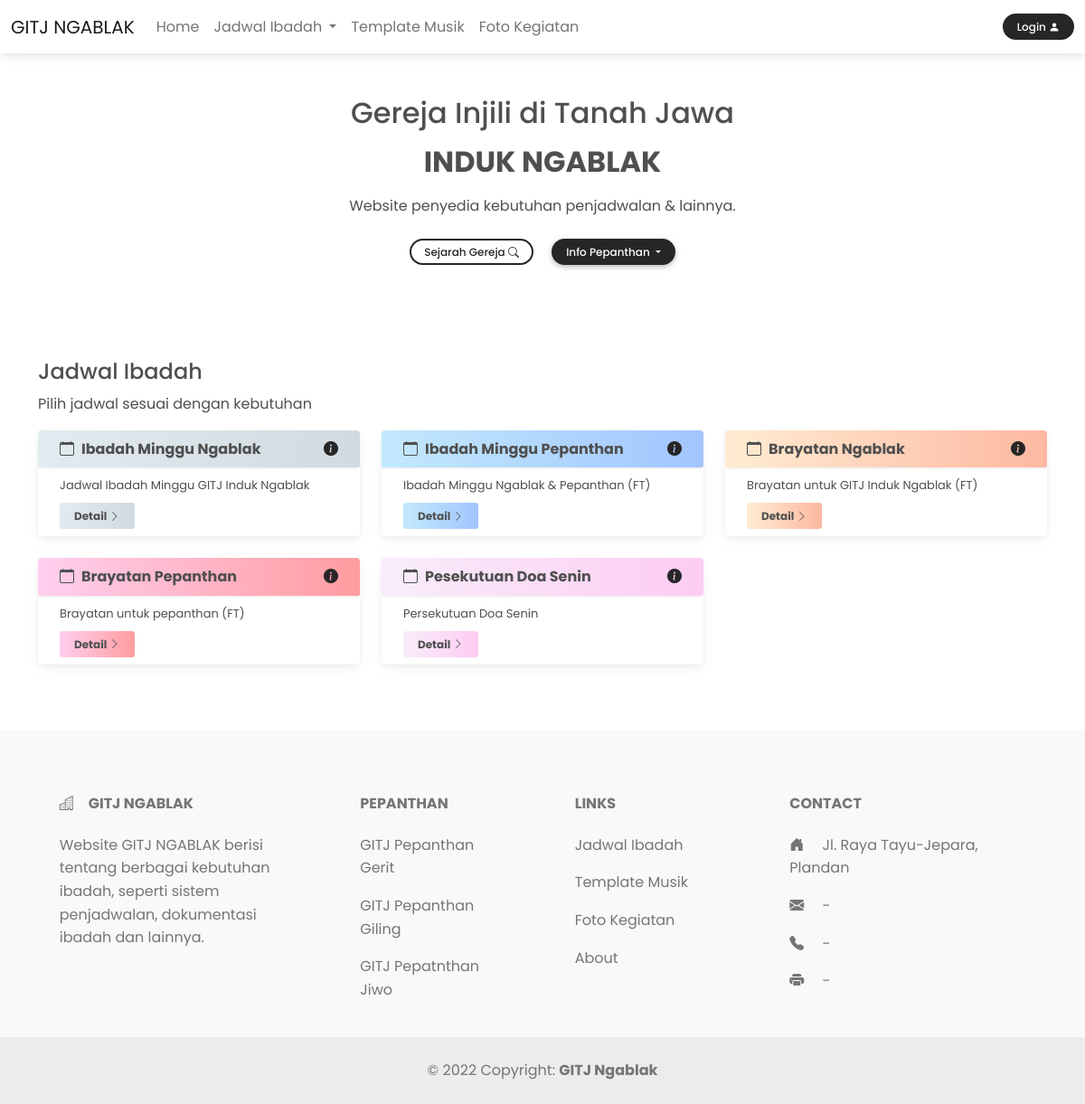
The page / on the database its author committed.
### tables this page shows
CREATE TABLE `ibadah` (
  `id` int(11) NOT NULL,
  `nama_ibd` varchar(40) NOT NULL,
  `deskripsi` varchar(100) NOT NULL,
  `info` text NOT NULL,
  `link` varchar(40) NOT NULL,
  `warna` varchar(200) NOT NULL
);

### koneksi.php (called while the page is built, shortened)
<?php
$servername = "localhost";
$username = "root";
$password = "";
$db = "gitjngablak";
$conn = mysqli_connect($servername,$username,$password,$db);
function query($query) {
    global $conn;
    $result = mysqli_query($conn, $query);
    $rows = [];
    while($row = mysqli_fetch_assoc($result)) {
        $rows[] = $row;
    }
    return $rows;
}
?>

### index.php (the view, shortened to what this page needs)
<?php
require 'koneksi.php';
$ibadah = query("SELECT * FROM ibadah");
?>
<!DOCTYPE html>
<html lang="en">
<head>
    <link href="assets/css/mdb.min.css" rel="stylesheet">
    <link href="assets/bootstrap-icons/bootstrap-icons.css" rel="stylesheet">
</head>
<body>
  <?php require 'header.php' ?>
  <div id="intro" class="p-5 text-center">
    <h1 class="mb-3 h2">Gereja Injili di Tanah Jawa</h1>
    <h1 class="mb-3 h2"><strong>INDUK NGABLAK</strong></h1>
    <p class="mb-3">Website penyedia kebutuhan penjadwalan & lainnya.</p>
    <a class="btn btn-sm btn-outline-dark btn-rounded m-2 text-capitalize" href="#!">Sejarah Gereja <i class="bi bi-search"></i></a>
    <a type="button" class="btn btn-sm btn-dark btn-rounded dropdown-toggle m-2 text-capitalize" data-mdb-toggle="dropdown" aria-expanded="false">
      Info Pepanthan
    </a>
  </div>
  <main class="my-5">
    <div class="container">
      <section>
        <h4 class="">Jadwal Ibadah</h4>
        <p class="ex">Pilih jadwal sesuai dengan kebutuhan</p>
        <div class="row">
        <?php foreach($ibadah as $row) : ?>
          <div class="col-lg-4 mb-4">
            <div class="card shadow-3 rounded-2">
              <div class="card-header rounded-2 py-2 fw-bold" style="<?= $row['warna']?>">
                <i class="bi bi-calendar me-2"></i><?= $row["nama_ibd"]?>
                <a
                tabindex="0"
                class="bi bi-info-circle-fill float-end text-dark"
                role="button"
                data-mdb-toggle="popover"
                data-mdb-trigger="focus"
                title="<?= $row["nama_ibd"]?>"
                data-mdb-content="<?= $row["info"]?>">
                </a>
              </div>
                <div class="card-body py-2">
                  <p class="card-title desc"><?= $row["deskripsi"]?></p>
                  <a href="<?= $row["link"]?>"><span class="btn btn-sm fw-bold shadow-0 text-capitalize" style="<?= $row['warna']?>">Detail <i class="bi bi-chevron-right"></i></span></a>
                </div>
            </div>
          </div>
        <?php endforeach; ?>
      </section>
    </div>
  </main>
<?php require 'footer.php' ?>
</body>
</html>

### index.php (style rules this page uses)
#intro { margin-top: 58px; }
* { font-family: 'poppins', sans-serif; }
.desc { font-size : 13px; }

### rows shown on the page
ibadah: nama_ibd "Ibadah Minggu Ngablak", deskripsi "Jadwal Ibadah Minggu GITJ Induk Ngablak"
ibadah: nama_ibd "Ibadah Minggu Pepanthan", deskripsi "Ibadah Minggu Ngablak & Pepanthan (FT)"
ibadah: nama_ibd "Brayatan Ngablak", deskripsi "Brayatan untuk GITJ Induk Ngablak (FT)"
ibadah: nama_ibd "Brayatan Pepanthan", deskripsi "Brayatan untuk pepanthan (FT)"
ibadah: nama_ibd "Pesekutuan Doa Senin", deskripsi "Persekutuan Doa Senin"
